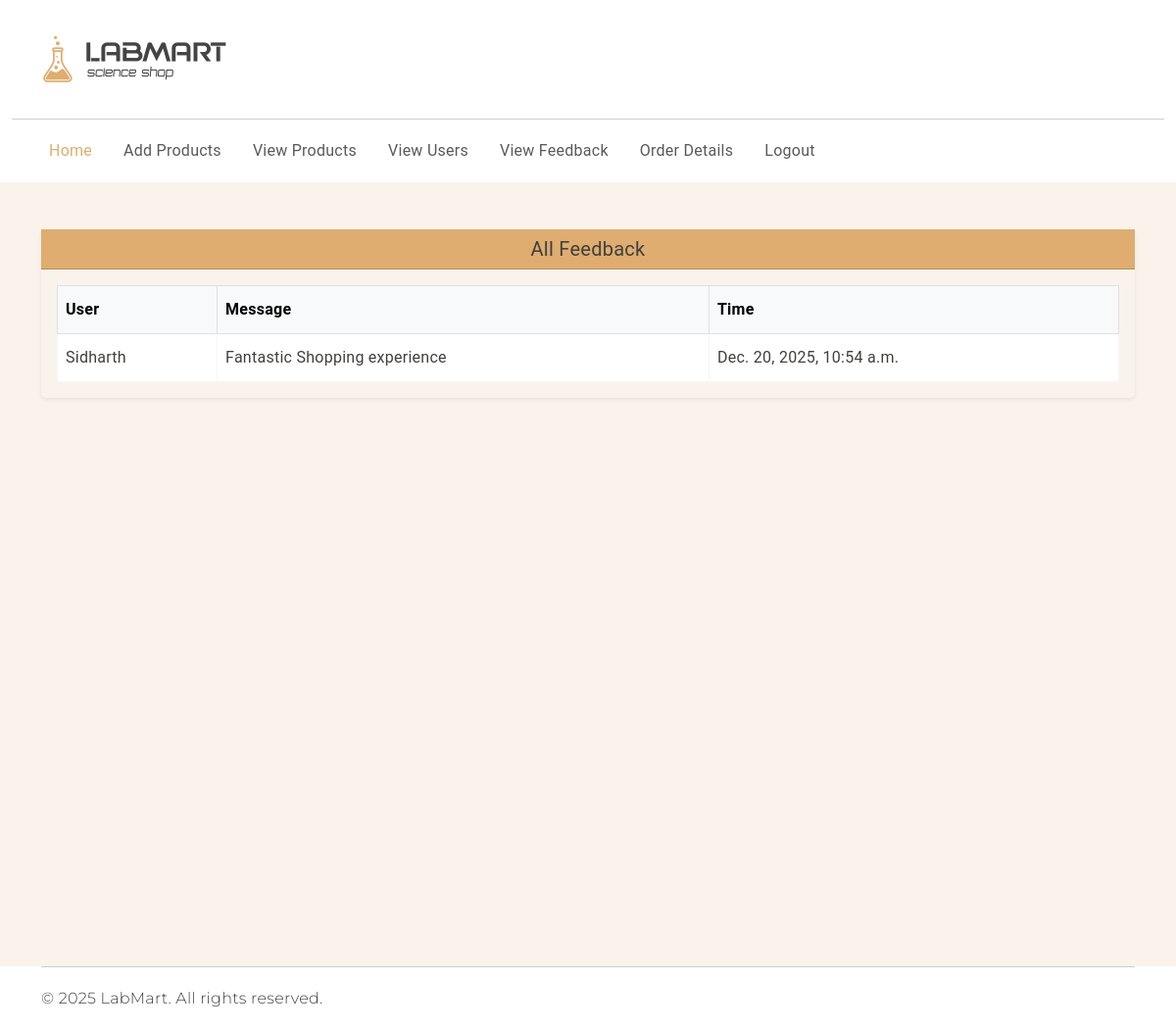
Screenshot of /viewfeedback with the database file from the repository.
### app1/models.py (models this page shows, shortened)
class Feedback(models.Model):
    user_details = models.ForeignKey(Person, on_delete=models.CASCADE)
    message = models.TextField()
    submitted_at = models.DateTimeField(auto_now_add=True)

class Person(models.Model):
    Name=models.CharField(max_length=20)
    email=models.EmailField()
    pho_no=models.IntegerField()
    username=models.TextField(max_length=20, unique=True)
    password=models.TextField(max_length=128)
    Image = models.ImageField(upload_to='users/', blank=True, null=True)

### app1/views.py (the view)
# urls.py: path('viewfeedback', views.viewfeedback, name='viewfeedback'),
def viewfeedback(request):
    feedbacks = Feedback.objects.select_related('user_details').order_by('-submitted_at')
    return render(request, "viewfeedback.html", {'feedbacks': feedbacks})

### template/viewfeedback.html (shortened to what this page needs)
<!DOCTYPE html>
{% load static %}
<html lang="en">
<head>
<link rel="stylesheet" href="https://cdn.jsdelivr.net/npm/swiper@9/swiper-bundle.min.css" />
<link href="https://cdn.jsdelivr.net/npm/bootstrap@5.3.0-alpha3/dist/css/bootstrap.min.css" rel="stylesheet"
>
<link rel="stylesheet" type="text/css" href="{% static 'css/vendor.css' %}">
<link rel="stylesheet" type="text/css" href="{% static 'style.css' %}">
</head>
<body>
<header>
  <div class="container py-2">
    <div class="row py-4 align-items-center">
      <div class="col-sm-4 col-lg-3 text-center text-sm-start">
        <div class="main-logo">
            <img src="{% static 'images/logo.png' %}" alt="logo" class="img-fluid">
        </div>
      </div>
    </div>
  </div>
  <div class="container-fluid">
    <hr class="m-0">
  </div>
  <div class="container">
    <nav class="navbar navbar-expand-lg main-menu">
      <div class="offcanvas offcanvas-end" tabindex="-1" id="offcanvasNavbar" aria-labelledby="offcanvasNavbarLabel">
        <div class="offcanvas-body justify-content-between">
          <ul class="navbar-nav menu-list list-unstyled d-flex gap-md-3 mb-0">
            <li class="nav-item"><a href="adminhome" class="nav-link active">Home</a></li>
            <li class="nav-item"><a href="addproduct" class="nav-link">Add Products</a></li>
            <li class="nav-item"><a href="viewproduct" class="nav-link">View Products</a></li>
            <li class="nav-item"><a href="viewuser" class="nav-link">View Users</a></li>
            <li class="nav-item"><a href="viewfeedback" class="nav-link">View Feedback</a></li>
            <li class="nav-item"><a href="orderdetails" class="nav-link">Order Details</a></li>
            <li class="nav-item"><a href="logout" class="nav-link">Logout</a></li>
          </ul>
        </div>
      </div>
    </nav>
  </div>
</header>
<section id="banner" class="min-vh-100" style="background:#F9F3EC;">
  <div class="container pt-5">
    <div class="card shadow-sm w-80 mx-auto">
      <div class="card-header bg-primary text-white text-center">
        <h5 class="mb-0">All Feedback</h5>
      </div>
      <div class="card-body">
        <table class="table table-bordered table-hover align-middle mb-0 bg-white">
          <thead class="table-light">
            <tr>
              <th scope="col">User</th>
              <th scope="col">Message</th>
              <th scope="col">Time</th>
            </tr>
          </thead>
          <tbody>
            {% for fb in feedbacks %}
            <tr>
              <td>{{ fb.user_details.username }}</td>
              <td>{{ fb.message }}</td>
              <td>{{ fb.submitted_at }}</td>
            </tr>
            {% endfor %}
          </tbody>
        </table>
      </div>
    </div>
  </div>
</section>
<div id="footer-bottom">
    <div class="container">
      <hr class="m-0">
      <div class="row mt-3">
        <div class="col-md-6 copyright">
          <p class="secondary-font">© 2025 LabMart. All rights reserved.</p>
        </div>
      </div>
    </div>
  </div>
</body>
</html>

### static/style.css (style rules this page uses)
:root { --header-height: 160px; --header-height-min: 80px; }
:root { --accent-color: #DEAD6F; --dark-color: #222222; --light-dark-color: #727272; --light-color: #fff; --grey-color: #dbdbdb; --light-grey-color: #fafafa; --primary-color: #6995B1; --light-primary-color: #eef1f3; }
:root { --body-font: 'Roboto', cursive; --heading-font: 'Roboto', cursive; --secondary-font: 'Montserrat', sans-serif; }
body { --bs-link-color: #333; --bs-link-hover-color: #333; --bs-link-color-rgb: 40, 40, 40; --bs-link-hover-color-rgb: 0, 0, 0; --bs-light-rgb: 248, 248, 248; --bs-font-sans-serif: 'Roboto', cursive; --bs-body-font-family: var(--bs-font-sans-serif); --bs-body-font-size: 1rem; --bs-body-font-weight: 400; --bs-body-line-height: 2; --bs-body-color: #41403E; --bs-primary: #DEAD6F; --bs-primary-rgb: 222, 173, 111; --bs-primary-bg-subtle: #FFF9EB; --bs-border-color: #F7F7F7; --bs-secondary-rgb: 230, 243, 251; --bs-success-rgb: 238, 245, 228; --bs-danger-rgb: 249, 235, 231; --bs-warning-rgb: 255, 249, 235; --bs-info-rgb: 230, 243, 250; }
body { letter-spacing: 0.01625rem; }
h1, h2, h3, h4, h5, h6 { font-family: var(--heading-font); color: var(--bs-body-color); font-weight: 400; text-transform: capitalize; }
a { text-decoration: none; }
.secondary-font { font-family: var(--secondary-font); font-weight: 300; }
.navbar-nav .nav-link.active, .navbar-nav .nav-link.show, .nav-link:focus, .nav-link:hover { color: var(--accent-color); }
.card { --bs-card-inner-border-radius: none; --bs-card-bg: transparent; background-color: transparent; border: none; }

### rows the page displays
Feedback: user_details.username "Sidharth", message "Fantastic Shopping experience", submitted_at "Dec. 20, 2025, 10:54 a.m."
